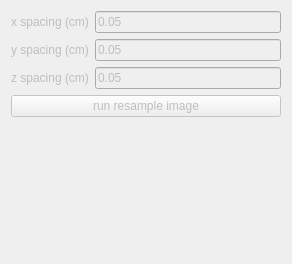
          <widget class="QWidget" name="resampleImagePage">
           <property name="enabled">
            <bool>false</bool>
           </property>
           <property name="geometry">
            <rect>
             <x>0</x>
             <y>0</y>
             <width>292</width>
             <height>264</height>
            </rect>
           </property>
           <attribute name="label">
            <string>Resample Image</string>
           </attribute>
           <layout class="QVBoxLayout" name="verticalLayout_14">
            <item>
             <widget class="QWidget" name="widget_17" native="true">
              <layout class="QHBoxLayout" name="horizontalLayout_12">
               <property name="leftMargin">
                <number>0</number>
               </property>
               <property name="topMargin">
                <number>0</number>
               </property>
               <property name="rightMargin">
                <number>0</number>
               </property>
               <property name="bottomMargin">
                <number>0</number>
               </property>
               <item>
                <widget class="QLabel" name="resampleImageXLabel">
                 <property name="text">
                  <string>x spacing (cm)</string>
                 </property>
                </widget>
               </item>
               <item>
                <widget class="QLineEdit" name="resampleImageXLineEdit">
                 <property name="text">
                  <string>0.05</string>
                 </property>
                </widget>
               </item>
              </layout>
             </widget>
            </item>
            <item>
             <widget class="QWidget" name="widget_18" native="true">
              <layout class="QHBoxLayout" name="horizontalLayout_13">
               <property name="leftMargin">
                <number>0</number>
               </property>
               <property name="topMargin">
                <number>0</number>
               </property>
               <property name="rightMargin">
                <number>0</number>
               </property>
               <property name="bottomMargin">
                <number>0</number>
               </property>
               <item>
                <widget class="QLabel" name="resampleImageYLabel">
                 <property name="text">
                  <string>y spacing (cm)</string>
                 </property>
                </widget>
               </item>
               <item>
                <widget class="QLineEdit" name="resampleImageYLineEdit">
                 <property name="text">
                  <string>0.05</string>
                 </property>
                </widget>
               </item>
              </layout>
             </widget>
            </item>
            <item>
             <widget class="QWidget" name="widget_19" native="true">
              <layout class="QHBoxLayout" name="horizontalLayout_14">
               <property name="leftMargin">
                <number>0</number>
               </property>
               <property name="topMargin">
                <number>0</number>
               </property>
               <property name="rightMargin">
                <number>0</number>
               </property>
               <property name="bottomMargin">
                <number>0</number>
               </property>
               <item>
                <widget class="QLabel" name="resampleImageZLabel">
                 <property name="text">
                  <string>z spacing (cm)</string>
                 </property>
                </widget>
               </item>
               <item>
                <widget class="QLineEdit" name="resampleImageZLineEdit">
                 <property name="text">
                  <string>0.05</string>
                 </property>
                </widget>
               </item>
              </layout>
             </widget>
            </item>
            <item>
             <widget class="QPushButton" name="resampleImageButton">
              <property name="text">
               <string>run resample image</string>
              </property>
             </widget>
            </item>
            <item>
             <spacer name="verticalSpacer_7">
              <property name="orientation">
               <enum>Qt::Vertical</enum>
              </property>
              <property name="sizeHint" stdset="0">
               <size>
                <width>20</width>
                <height>40</height>
               </size>
              </property>
             </spacer>
            </item>
           </layout>
          </widget>
